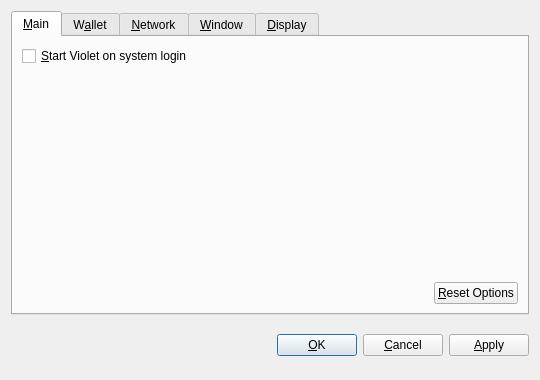
<?xml version="1.0" encoding="UTF-8"?>
<ui version="4.0">
 <class>OptionsDialog</class>
 <widget class="QDialog" name="OptionsDialog">
  <property name="geometry">
   <rect>
    <x>0</x>
    <y>0</y>
    <width>540</width>
    <height>380</height>
   </rect>
  </property>
  <property name="windowTitle">
   <string>Options</string>
  </property>
  <property name="modal">
   <bool>true</bool>
  </property>
  <layout class="QVBoxLayout" name="verticalLayout">
   <item>
    <widget class="QTabWidget" name="tabWidget">
     <property name="tabPosition">
      <enum>QTabWidget::North</enum>
     </property>
     <property name="currentIndex">
      <number>0</number>
     </property>
     <widget class="QWidget" name="tabMain">
      <attribute name="title">
       <string>&amp;Main</string>
      </attribute>
      <layout class="QVBoxLayout" name="verticalLayout_Main">
       <item>
        <widget class="QCheckBox" name="bitcoinAtStartup">
         <property name="toolTip">
          <string>Automatically start Violet after logging in to the system.</string>
         </property>
         <property name="text">
          <string>&amp;Start Violet on system login</string>
         </property>
        </widget>
       </item>
       <item>
        <spacer name="verticalSpacer_Main">
         <property name="orientation">
          <enum>Qt::Vertical</enum>
         </property>
         <property name="sizeHint" stdset="0">
          <size>
           <width>20</width>
           <height>40</height>
          </size>
         </property>
        </spacer>
       </item>
       <item>
        <layout class="QHBoxLayout" name="horizontalLayout_2_Main">
         <item>
          <spacer name="horizontalSpacer_2_Main">
           <property name="orientation">
            <enum>Qt::Horizontal</enum>
           </property>
           <property name="sizeHint" stdset="0">
            <size>
             <width>40</width>
             <height>20</height>
            </size>
           </property>
          </spacer>
         </item>
         <item>
          <widget class="QPushButton" name="resetButton">
           <property name="toolTip">
            <string>Reset all client options to default.</string>
           </property>
           <property name="text">
            <string>&amp;Reset Options</string>
           </property>
           <property name="autoDefault">
            <bool>false</bool>
           </property>
          </widget>
         </item>
        </layout>
       </item>
      </layout>
     </widget>
     <widget class="QWidget" name="tabWallet">
      <attribute name="title">
       <string>W&amp;allet</string>
      </attribute>
      <layout class="QVBoxLayout" name="verticalLayout_Network">
       <item>
        <widget class="QLabel" name="transactionFeeInfoLabel">
         <property name="text">
          <string>Optional transaction fee per kB that helps make sure your transactions are processed quickly. Most transactions are 1 kB.</string>
         </property>
         <property name="textFormat">
          <enum>Qt::PlainText</enum>
         </property>
         <property name="wordWrap">
          <bool>true</bool>
         </property>
        </widget>
       </item>
       <item>
        <layout class="QHBoxLayout" name="horizontalLayout_1_Main">
         <item>
          <widget class="QLabel" name="transactionFeeLabel">
           <property name="text">
            <string>Pay transaction &amp;fee</string>
           </property>
           <property name="textFormat">
            <enum>Qt::PlainText</enum>
           </property>
           <property name="buddy">
            <cstring>transactionFee</cstring>
           </property>
          </widget>
         </item>
         <item>
          <widget class="BitcoinAmountField" name="transactionFee"/>
         </item>
         <item>
          <spacer name="horizontalSpacer_1_Main">
           <property name="orientation">
            <enum>Qt::Horizontal</enum>
           </property>
           <property name="sizeHint" stdset="0">
            <size>
             <width>40</width>
             <height>20</height>
            </size>
           </property>
          </spacer>
         </item>
        </layout>
       </item>
       <item>
        <widget class="QLabel" name="label">
         <property name="text">
          <string>If you disable the spending of unconfirmed change, the change from a transaction cannot be used until that transaction has at least one confirmation. This also affects how your balance is computed.</string>
         </property>
         <property name="wordWrap">
          <bool>true</bool>
         </property>
        </widget>
       </item>
       <item>
        <widget class="QCheckBox" name="spendZeroConfChange">
         <property name="text">
          <string>Spend unconfirmed change  (experts only)</string>
         </property>
        </widget>
       </item>
       <item>
        <spacer name="verticalSpacer">
         <property name="orientation">
          <enum>Qt::Vertical</enum>
         </property>
         <property name="sizeHint" stdset="0">
          <size>
           <width>20</width>
           <height>40</height>
          </size>
         </property>
        </spacer>
       </item>
      </layout>
     </widget>
     <widget class="QWidget" name="tabNetwork">
      <attribute name="title">
       <string>&amp;Network</string>
      </attribute>
      <layout class="QVBoxLayout" name="verticalLayout_Network">
       <item>
        <widget class="QCheckBox" name="mapPortUpnp">
         <property name="toolTip">
          <string>Automatically open the Violet client port on the router. This only works when your router supports UPnP and it is enabled.</string>
         </property>
         <property name="text">
          <string>Map port using &amp;UPnP</string>
         </property>
        </widget>
       </item>
       <item>
        <widget class="QCheckBox" name="connectSocks">
         <property name="toolTip">
          <string>Connect to the Violet network through a SOCKS proxy (e.g. when connecting through Tor).</string>
         </property>
         <property name="text">
          <string>&amp;Connect through SOCKS proxy:</string>
         </property>
        </widget>
       </item>
       <item>
        <layout class="QHBoxLayout" name="horizontalLayout_Network">
         <item>
          <widget class="QLabel" name="proxyIpLabel">
           <property name="text">
            <string>Proxy &amp;IP:</string>
           </property>
           <property name="textFormat">
            <enum>Qt::PlainText</enum>
           </property>
           <property name="buddy">
            <cstring>proxyIp</cstring>
           </property>
          </widget>
         </item>
         <item>
          <widget class="QValidatedLineEdit" name="proxyIp">
           <property name="maximumSize">
            <size>
             <width>140</width>
             <height>16777215</height>
            </size>
           </property>
           <property name="toolTip">
            <string>IP address of the proxy (e.g. 127.0.0.1)</string>
           </property>
          </widget>
         </item>
         <item>
          <widget class="QLabel" name="proxyPortLabel">
           <property name="text">
            <string>&amp;Port:</string>
           </property>
           <property name="textFormat">
            <enum>Qt::PlainText</enum>
           </property>
           <property name="buddy">
            <cstring>proxyPort</cstring>
           </property>
          </widget>
         </item>
         <item>
          <widget class="QLineEdit" name="proxyPort">
           <property name="maximumSize">
            <size>
             <width>55</width>
             <height>16777215</height>
            </size>
           </property>
           <property name="toolTip">
            <string>Port of the proxy (e.g. 9050)</string>
           </property>
          </widget>
         </item>
         <item>
          <widget class="QLabel" name="socksVersionLabel">
           <property name="text">
            <string>SOCKS &amp;Version:</string>
           </property>
           <property name="textFormat">
            <enum>Qt::PlainText</enum>
           </property>
           <property name="buddy">
            <cstring>socksVersion</cstring>
           </property>
          </widget>
         </item>
         <item>
          <widget class="QValueComboBox" name="socksVersion">
           <property name="toolTip">
            <string>SOCKS version of the proxy (e.g. 5)</string>
           </property>
          </widget>
         </item>
         <item>
          <spacer name="horizontalSpacer_Network">
           <property name="orientation">
            <enum>Qt::Horizontal</enum>
           </property>
           <property name="sizeHint" stdset="0">
            <size>
             <width>40</width>
             <height>20</height>
            </size>
           </property>
          </spacer>
         </item>
        </layout>
       </item>
       <item>
        <spacer name="verticalSpacer_Network">
         <property name="orientation">
          <enum>Qt::Vertical</enum>
         </property>
         <property name="sizeHint" stdset="0">
          <size>
           <width>20</width>
           <height>40</height>
          </size>
         </property>
        </spacer>
       </item>
      </layout>
     </widget>
     <widget class="QWidget" name="tabWindow">
      <attribute name="title">
       <string>&amp;Window</string>
      </attribute>
      <layout class="QVBoxLayout" name="verticalLayout_Window">
       <item>
        <widget class="QCheckBox" name="minimizeToTray">
         <property name="toolTip">
          <string>Show only a tray icon after minimizing the window.</string>
         </property>
         <property name="text">
          <string>&amp;Minimize to the tray instead of the taskbar</string>
         </property>
        </widget>
       </item>
       <item>
        <widget class="QCheckBox" name="minimizeOnClose">
         <property name="toolTip">
          <string>Minimize instead of exit the application when the window is closed. When this option is enabled, the application will be closed only after selecting Quit in the menu.</string>
         </property>
         <property name="text">
          <string>M&amp;inimize on close</string>
         </property>
        </widget>
       </item>
       <item>
        <spacer name="verticalSpacer_Window">
         <property name="orientation">
          <enum>Qt::Vertical</enum>
         </property>
         <property name="sizeHint" stdset="0">
          <size>
           <width>20</width>
           <height>40</height>
          </size>
         </property>
        </spacer>
       </item>
      </layout>
     </widget>
     <widget class="QWidget" name="tabDisplay">
      <attribute name="title">
       <string>&amp;Display</string>
      </attribute>
      <layout class="QVBoxLayout" name="verticalLayout_Display">
       <item>
        <layout class="QHBoxLayout" name="horizontalLayout_1_Display">
         <item>
          <widget class="QLabel" name="langLabel">
           <property name="text">
            <string>User Interface &amp;language:</string>
           </property>
           <property name="textFormat">
            <enum>Qt::PlainText</enum>
           </property>
           <property name="buddy">
            <cstring>lang</cstring>
           </property>
          </widget>
         </item>
         <item>
          <widget class="QValueComboBox" name="lang">
           <property name="toolTip">
            <string>The user interface language can be set here. This setting will take effect after restarting Violet.</string>
           </property>
          </widget>
         </item>
        </layout>
       </item>
       <item>
        <layout class="QHBoxLayout" name="horizontalLayout_2_Display">
         <item>
          <widget class="QLabel" name="unitLabel">
           <property name="text">
            <string>&amp;Unit to show amounts in:</string>
           </property>
           <property name="textFormat">
            <enum>Qt::PlainText</enum>
           </property>
           <property name="buddy">
            <cstring>unit</cstring>
           </property>
          </widget>
         </item>
         <item>
          <widget class="QValueComboBox" name="unit">
           <property name="toolTip">
            <string>Choose the default subdivision unit to show in the interface and when sending coins.</string>
           </property>
          </widget>
         </item>
        </layout>
       </item>
       <item>
        <widget class="QCheckBox" name="displayAddresses">
         <property name="toolTip">
          <string>Whether to show Violet addresses in the transaction list or not.</string>
         </property>
         <property name="text">
          <string>&amp;Display addresses in transaction list</string>
         </property>
        </widget>
       </item>
       <item>
        <widget class="QCheckBox" name="coinControlFeatures">
         <property name="toolTip">
          <string>Whether to show coin control features or not.</string>
         </property>
         <property name="text">
          <string>Display coin &amp;control features (experts only!)</string>
         </property>
        </widget>
       </item>
       <item>
        <spacer name="verticalSpacer_Display">
         <property name="orientation">
          <enum>Qt::Vertical</enum>
         </property>
         <property name="sizeHint" stdset="0">
          <size>
           <width>20</width>
           <height>40</height>
          </size>
         </property>
        </spacer>
       </item>
      </layout>
     </widget>
    </widget>
   </item>
   <item>
    <layout class="QHBoxLayout" name="horizontalLayout_Buttons">
     <item>
      <spacer name="horizontalSpacer_1">
       <property name="orientation">
        <enum>Qt::Horizontal</enum>
       </property>
       <property name="sizeHint" stdset="0">
        <size>
         <width>40</width>
         <height>48</height>
        </size>
       </property>
      </spacer>
     </item>
     <item>
      <widget class="QLabel" name="statusLabel">
       <property name="font">
        <font>
         <weight>75</weight>
         <bold>true</bold>
        </font>
       </property>
       <property name="text">
        <string/>
       </property>
       <property name="textFormat">
        <enum>Qt::PlainText</enum>
       </property>
       <property name="wordWrap">
        <bool>true</bool>
       </property>
      </widget>
     </item>
     <item>
      <spacer name="horizontalSpacer_2">
       <property name="orientation">
        <enum>Qt::Horizontal</enum>
       </property>
       <property name="sizeHint" stdset="0">
        <size>
         <width>40</width>
         <height>48</height>
        </size>
       </property>
      </spacer>
     </item>
     <item>
      <widget class="QPushButton" name="okButton">
       <property name="text">
        <string>&amp;OK</string>
       </property>
      </widget>
     </item>
     <item>
      <widget class="QPushButton" name="cancelButton">
       <property name="text">
        <string>&amp;Cancel</string>
       </property>
       <property name="autoDefault">
        <bool>false</bool>
       </property>
      </widget>
     </item>
     <item>
      <widget class="QPushButton" name="applyButton">
       <property name="text">
        <string>&amp;Apply</string>
       </property>
       <property name="autoDefault">
        <bool>false</bool>
       </property>
      </widget>
     </item>
    </layout>
   </item>
  </layout>
 </widget>
 <customwidgets>
  <customwidget>
   <class>BitcoinAmountField</class>
   <extends>QSpinBox</extends>
   <header>bitcoinamountfield.h</header>
  </customwidget>
  <customwidget>
   <class>QValueComboBox</class>
   <extends>QComboBox</extends>
   <header>qvaluecombobox.h</header>
  </customwidget>
  <customwidget>
   <class>QValidatedLineEdit</class>
   <extends>QLineEdit</extends>
   <header>qvalidatedlineedit.h</header>
  </customwidget>
 </customwidgets>
 <resources/>
 <connections/>
</ui>
